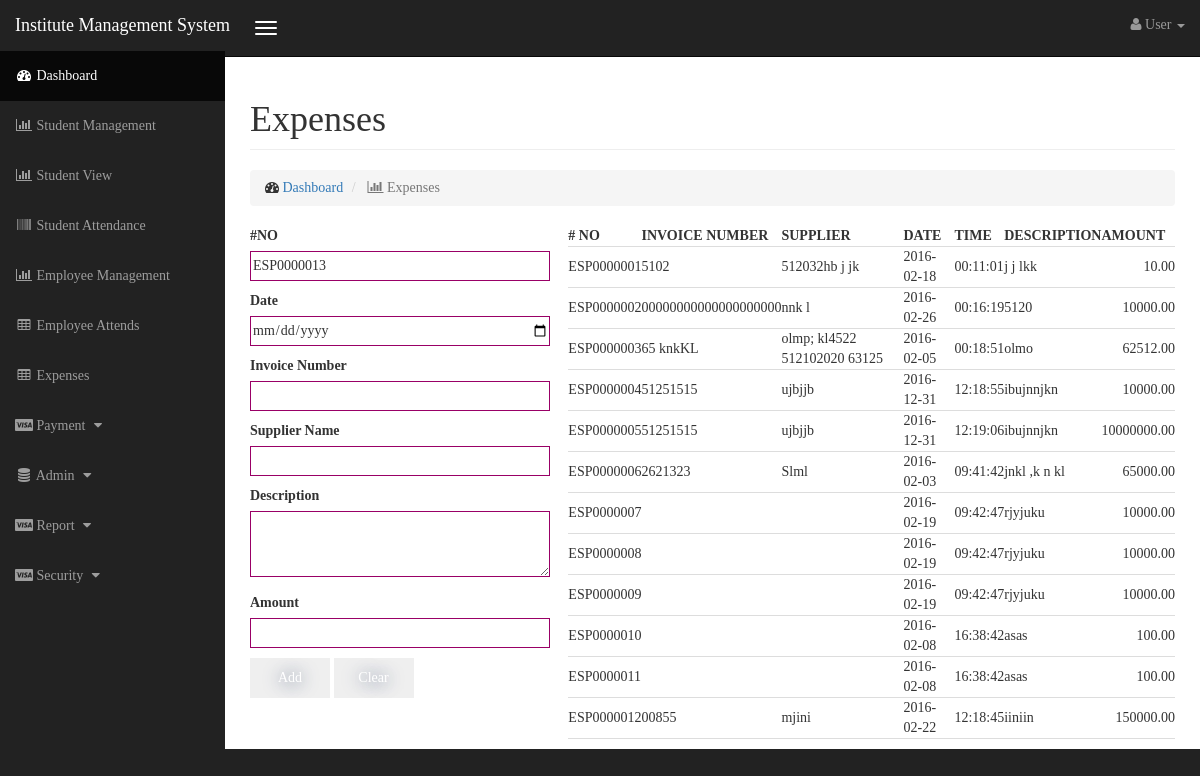
Page /expences.php on the committed database.
### tables this page shows
CREATE TABLE `otherexpenses_tbl` (
  `esp` varchar(10) NOT NULL,
  `InvoiceNumber` varchar(20) DEFAULT NULL,
  `Date` date DEFAULT NULL,
  `Time` time DEFAULT NULL,
  `SuplierName` varchar(100) DEFAULT NULL,
  `Des` varchar(200) DEFAULT NULL,
  `Amount` decimal(10,2) DEFAULT NULL,
  `CreateUser` varchar(20) DEFAULT NULL,
  `Status` int(11) DEFAULT NULL,
  PRIMARY KEY (`esp`)
);

### dbconfig.php (called while the page is built, shortened)
<?php
function connection()
{
    $servername = "localhost";
    $username = "root";
    $password = "525625";
    $database = "kelanidb";
    $conn = new mysqli($servername, $username, $password,$database);
    return $conn;
}
function getData($query){
    $result = mysqli_query(connection(),$query);
    return $result;
}
?>

### expences.php (the view, shortened to what this page needs)
<!DOCTYPE html>
<html lang="en">
<head>
<link href="./css/bootstrap.min.css" rel="stylesheet">
<link href="./css/sb-admin.css" rel="stylesheet">
<link href="./css/plugins/morris.css" rel="stylesheet">
<link href="./font-awesome/css/font-awesome.min.css" rel="stylesheet" type="text/css">
<link href="./css/formcss.css" rel="stylesheet" type="text/css">
</head>
<body>
<?php
include_once './inc/top.php';
include_once 'dbconfig.php';
	$con = connection();
	$query = "SELECT LPAD(RIGHT(IFNULL(MAX(esp),0),6)+1,7,'0') AS esp FROM otherexpenses_tbl";
	$result= $con->query($query);
			if (mysqli_num_rows($result) > 0) {
				while ($row = mysqli_fetch_assoc($result)) {
					if($row['esp'] == null || $row['esp'] == ""){
						$invoiceno = 'ESP0000001';
					}
					else{
						$invoiceno = 'ESP'.$row['esp'];
					}
			}
	}
?>
    <div id="wrapper">
        <div id="page-wrapper">
            <div class="container-fluid">
                <div class="row">
                    <div class="col-lg-12">
                        <h1 class="page-header">
                            Expenses
                        </h1>
                        <ol class="breadcrumb">
                            <li>
                                <i class="fa fa-dashboard"></i>  <a href="index.php">Dashboard</a>
                            </li>
                            <li class="active">
                                <i class="fa fa-bar-chart-o"></i> Expenses
                            </li>
                        </ol>
                    </div>
                </div>
                <form method="post" action="controller/expencesController.php" target="_parent" data-toggle="validator">
                <div class="row">
                    <div class="col-lg-4">
                        <label>#NO</label><br/>
                        <input type="text" id="num" class="num" name="num" value="<?php echo $invoiceno; ?>" readonly/><br>
                        <label>Date</label><br/>
                        <input type="date" name="dtpDate" size="40" required/><br/>
                        <label>Invoice Number</label><br/>
                        <input type="text" name="txtInvoiceNumber" maxlength="20" size="20"/><br/>
                        <label>Supplier Name</label><br/>
                        <input type="text" name="txtSupplierName" maxlength="100" size="100"/><br/>
                        <label>Description</label><br/>
                        <textarea rows="3" cols="51" name="txaDescription" required></textarea><br/>
                        <label>Amount</label><br/>
                        <input type="text" name="txtAmount" maxlength="10" size="10" required/><br/>
                    <div>
                        <input name="btnAdd" type="submit" value="Add"/>
                        <input name="btnClear" type="reset" value="Clear"/>
                    </div>
                    </div>
                    <div class="col-lg-8 selecttable">
                        <?php
                        include_once 'dbconfig.php';
                        $query = "SELECT * FROM kelanidb.otherexpenses_tbl";
                        $result = getData($query);
                        echo "<table width='100%'>";
                        echo "<tr>
                        <th># NO</th>
                        <th>INVOICE NUMBER</th>
                        <th>SUPPLIER</th>
						<th>DATE</th>
                        <th>TIME</th>
                        <th>DESCRIPTION</th>
                        <th align='right'>AMOUNT</th>
                        </tr>";
                        while($row = mysqli_fetch_array($result)){
                            echo "<tr><td>" . $row['esp']. "</td><td>" . $row['InvoiceNumber']. "</td><td>" . $row['SuplierName']. "</td><td>" . $row['Date'] . "</td><td>" . $row['Time'] . "</td><td>" . $row['Des'] . "</td><td align='right'>" . $row['Amount'] . "</td></tr>";
                        }
                        echo "</table>";
                        ?>
                    </div>
                </div>
				</form>
            </div>
        </div>
    </div>
</body></html>

### css/sb-admin.css (style rules this page uses)
body { margin-top: 100px; background-color: #222; font-family: Calibri; }
@media (min-width:768px) { body { margin-top: 50px; } }
#wrapper { padding-left: 0; }
#page-wrapper { width: 100%; padding: 0; background-color: #fff; }
@media (min-width:768px) { #wrapper { padding-left: 225px; } }
@media (min-width:768px) { #page-wrapper { padding: 10px; } }

### css/formcss.css (style rules this page uses)
body { overflow-y: scroll; overflow-x: hidden; }
input, textarea, select { margin-bottom:10px; border:1px solid #906; width:300px; font-size:14px !important; }
input, select { height:30px; width:300px; }
input[type=submit], [type=reset], [type="button"] { //background-color:#62387a; display:inline-block; cursor:pointer; color:#ffffff; font-family:Calibri; font-size:18px; height:40px !important; width:80px !important; text-decoration:none; text-shadow:0px 1px 17px #283966; border:none; }
table { font-size:14px; }
th, td { border-bottom: 1px solid #ddd; }

### rows in the picture
otherexpenses_tbl: esp "ESP0000001", InvoiceNumber "5102", SuplierName "512032hb j jk", Date "2016-02-18", Time "00:11:01", Des "j j lkk", Amount "10.00"
otherexpenses_tbl: esp "ESP0000002", InvoiceNumber "00000000000000000000", SuplierName "nnk l", Date "2016-02-26", Time "00:16:19", Des "5120", Amount "10000.00"
otherexpenses_tbl: esp "ESP0000003", InvoiceNumber "65 knkKL", SuplierName "olmp; kl4522 512102020 63125", Date "2016-02-05", Time "00:18:51", Des "olmo", Amount "62512.00"
otherexpenses_tbl: esp "ESP0000004", InvoiceNumber "51251515", SuplierName "ujbjjb", Date "2016-12-31", Time "12:18:55", Des "ibujnnjkn", Amount "10000.00"
otherexpenses_tbl: esp "ESP0000005", InvoiceNumber "51251515", SuplierName "ujbjjb", Date "2016-12-31", Time "12:19:06", Des "ibujnnjkn", Amount "10000000.00"
otherexpenses_tbl: esp "ESP0000006", InvoiceNumber "2621323", SuplierName "Slml", Date "2016-02-03", Time "09:41:42", Des "jnkl ,k n kl", Amount "65000.00"
otherexpenses_tbl: esp "ESP0000007", Date "2016-02-19", Time "09:42:47", Des "rjyjuku", Amount "10000.00"
otherexpenses_tbl: esp "ESP0000008", Date "2016-02-19", Time "09:42:47", Des "rjyjuku", Amount "10000.00"
otherexpenses_tbl: esp "ESP0000009", Date "2016-02-19", Time "09:42:47", Des "rjyjuku", Amount "10000.00"
otherexpenses_tbl: esp "ESP0000010", Date "2016-02-08", Time "16:38:42", Des "asas", Amount "100.00"
otherexpenses_tbl: esp "ESP0000011", Date "2016-02-08", Time "16:38:42", Des "asas", Amount "100.00"
otherexpenses_tbl: esp "ESP0000012", InvoiceNumber "00855", SuplierName "mjini", Date "2016-02-22", Time "12:18:45", Des "iiniin", Amount "150000.00"
